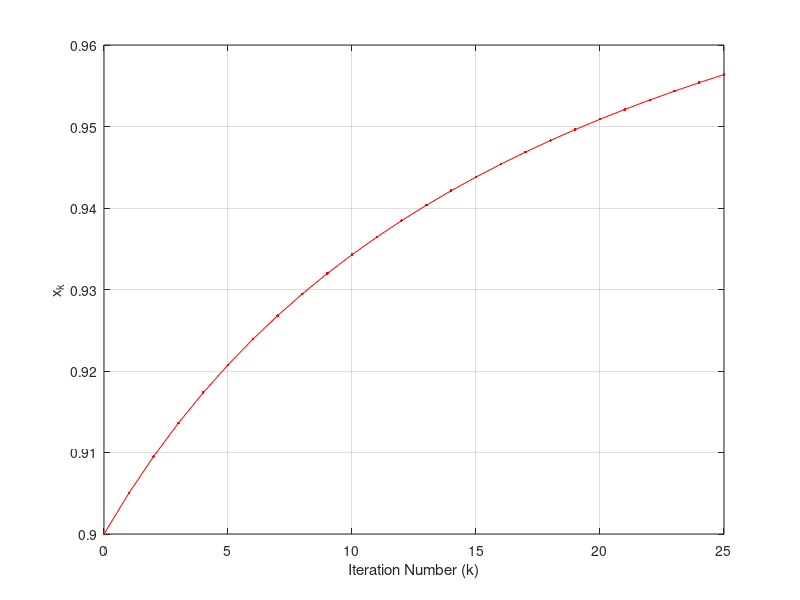
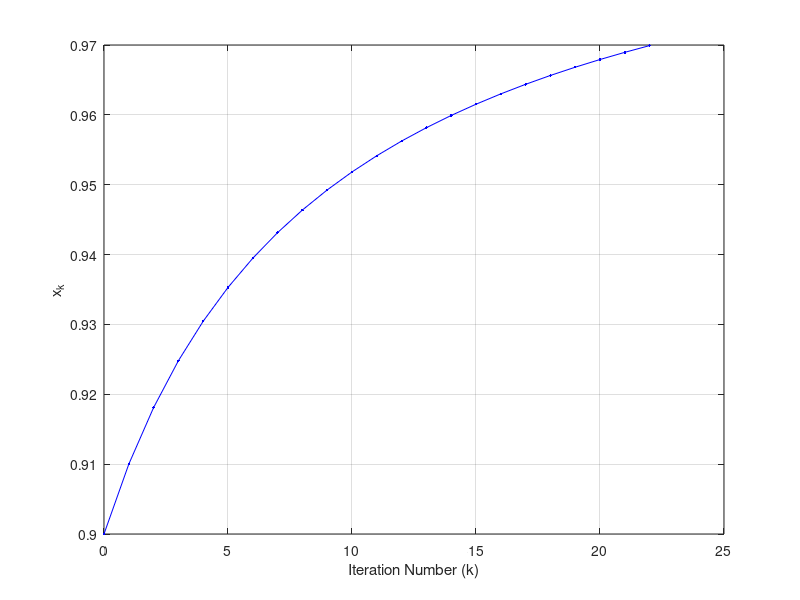
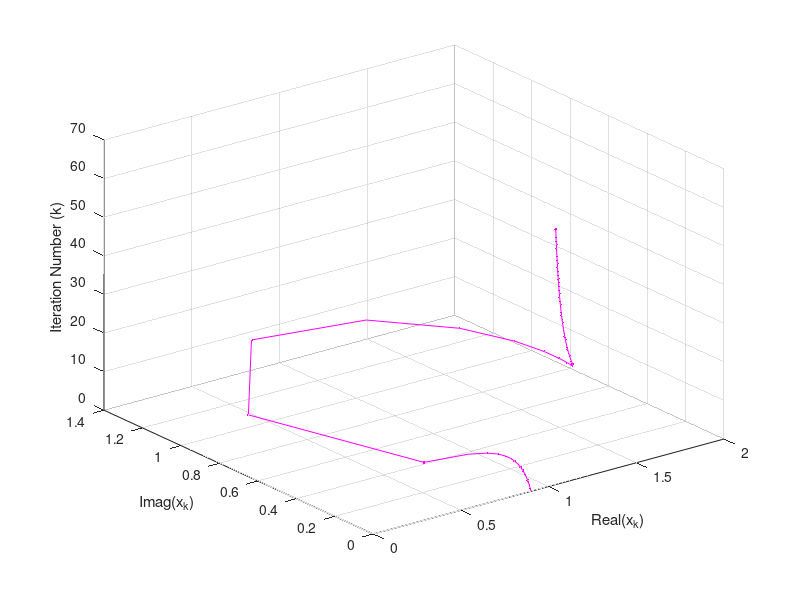
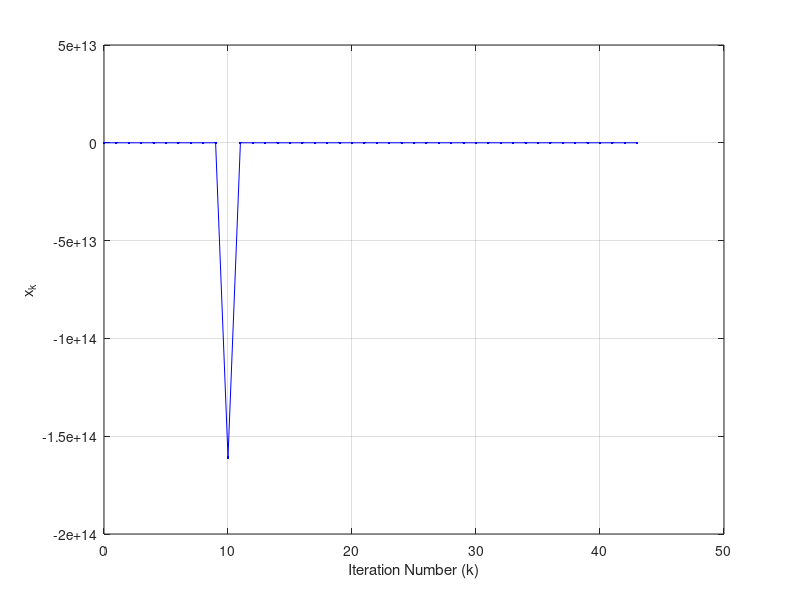

MATLAB code to generate these figures, in order:
%% Solving x^2 - 2x + 1 = 0 using fixed point iteration

%% TASK: Change the initial condition x0 and observe the reult given by
%% each method. Find the range of initial conditions for which the
%% convergence happens. 

clear all
close all
clc

x0 = 0.9 ;

MAX_ITER = 1000 ;

%% Method 1: x = (x^2 + 1)/2

xp = -inf ;
x = x0 ;

X1 = x ;

EPS = 1e-3 ;

I = 0 ;

while ((abs(x - xp)>EPS) & (I<MAX_ITER))
    I = I+1 ;
    xp = x ;
    x = (x.^2 + 1)/2 ;
    X1(end+1) = x ;
end

%% Method 2: x = x^2 - x + 1

xp = -inf ;
x = x0 ;

X2 = x ;

EPS = 1e-3 ;

I = 0 ;

while ((abs(x - xp)>EPS) & (I<MAX_ITER))
    I = I+1 ;
    xp = x ;
    x = x.^2 - x + 1 ;
    X2(end+1) = x ;
end


%% Method 3: x = sqrt(1-2x)

xp = -inf ;
x = x0 ;

X3 = x ;

EPS = 1e-3 ;

I = 0 ;

while ((abs(x - xp)>EPS) & (I<MAX_ITER))
    I = I+1 ;
    xp = x ;
    x = sqrt(2*x -1) ;
    X3(end+1) = x ;
end

%% Method 4: x = 2 - (1/x)

xp = -inf ;
x = x0 ;

X4 = x ;

EPS = 1e-3 ;

I = 0 ;

while ((abs(x - xp)>EPS) & (I<MAX_ITER))
    I = I+1 ;
    xp = x ;
    x = 2 - (1./x) ;
    X4(end+1) = x ;
end

%% Plot the "convergence" of all methods
figure(1)
plot(0:(length(X1)-1),X1,'r.-')
xlabel('Iteration Number (k)')
ylabel('x_k')
grid on

figure(2)
plot(0:(length(X2)-1),X2,'b.-')
xlabel('Iteration Number (k)')
ylabel('x_k')
grid on 

figure(3)
plot3(real(X3),imag(X3),0:(length(X3)-1),'m.-')
xlabel('Real(x_k)')
ylabel('Imag(x_k)')
zlabel('Iteration Number (k)')
grid on 

figure(4)
plot(0:(length(X4)-1),X4,'b.-')
xlabel('Iteration Number (k)')
ylabel('x_k')
grid on